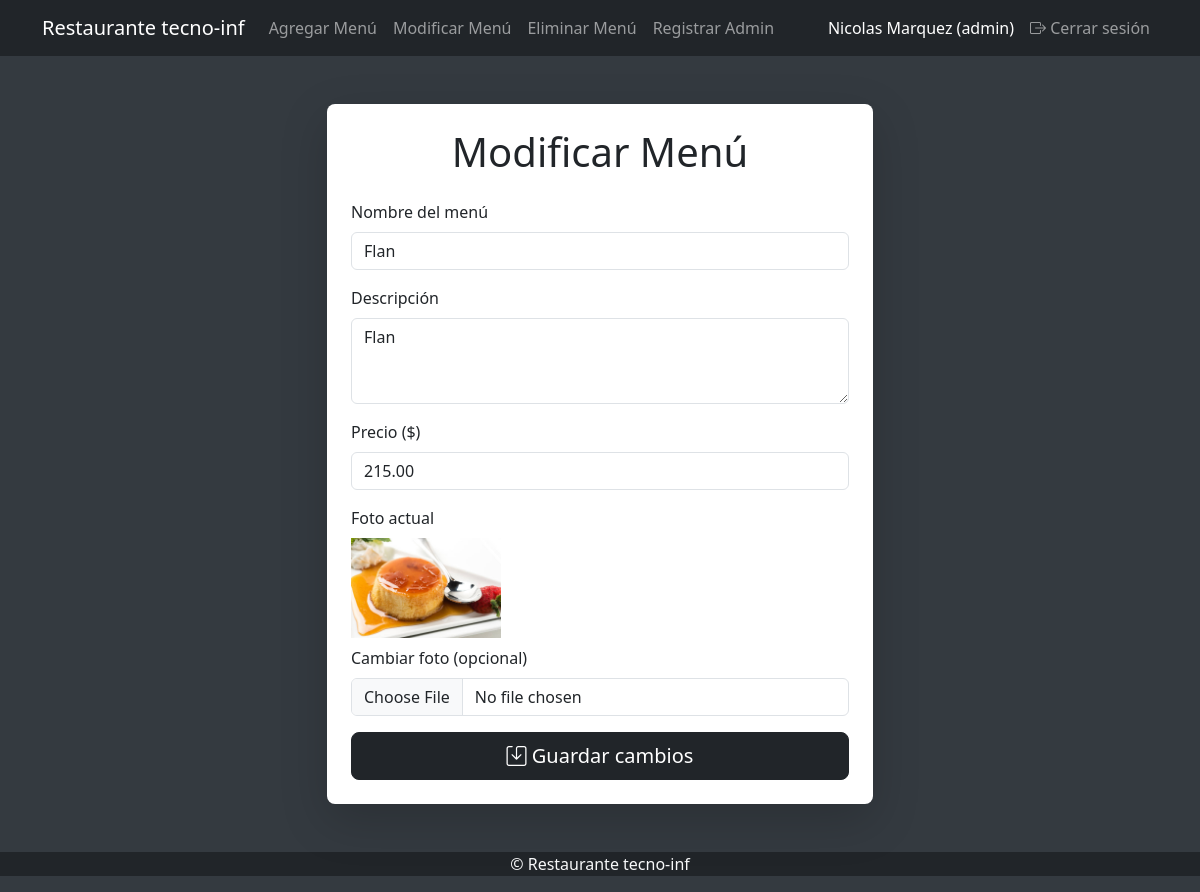
Page /admin/modificar_menu.php?id=11 (signed in) on the committed database.
### tables this page shows
CREATE TABLE `menu` (
  `id` int NOT NULL AUTO_INCREMENT,
  `nombre` varchar(255) NOT NULL,
  `descripcion` varchar(255) DEFAULT NULL,
  `foto` varchar(255) DEFAULT NULL,
  `precio` decimal(10,2) NOT NULL,
  PRIMARY KEY (`id`)
);

### admin/modificar_menu.php (the view, shortened to what this page needs)
<?php
include $_SERVER['DOCUMENT_ROOT'] . '/bd.php';
    ?>
    <?php
$id = $_GET['id'];
$stmt = $conexion->prepare("SELECT * FROM menu WHERE id = :id");
$stmt->execute([':id' => $id]);
$menu = $stmt->fetch(PDO::FETCH_ASSOC);
?>
<!DOCTYPE html>
<html lang="es">
<head>
    <link href="https://cdn.jsdelivr.net/npm/bootstrap@5.3.2/dist/css/bootstrap.min.css" rel="stylesheet">
    <link href="https://cdn.jsdelivr.net/npm/bootstrap-icons@1.10.5/font/bootstrap-icons.css" rel="stylesheet">
</head>
<body>
    <?php include $_SERVER['DOCUMENT_ROOT'] . '/navbar.php'; ?>
    <div class="container py-5">
        <div class="row justify-content-center">
            <div class="col-lg-6">
                <div class="card shadow-lg border-0 rounded-3">
                    <div class="card-body p-4">
                        <h1 class="text-center mb-4">Modificar Menú</h1>
                        <form action="modificar_menu.php?id=<?php echo $id; ?>" method="post" enctype="multipart/form-data">
                            <div class="mb-3">
                                <label for="nombre" class="form-label">Nombre del menú</label>
                                <input type="text" class="form-control" id="nombre" name="nombre" value="<?php echo htmlspecialchars($menu['nombre']); ?>" required>
                            </div>
                            <div class="mb-3">
                                <label for="descripcion" class="form-label">Descripción</label>
                                <textarea class="form-control" id="descripcion" name="descripcion" rows="3" required><?php echo htmlspecialchars($menu['descripcion']); ?></textarea>
                            </div>
                            <div class="mb-3">
                                <label for="precio" class="form-label">Precio ($)</label>
                                <input type="number" class="form-control" id="precio" name="precio" step="0.01" min="0" value="<?php echo htmlspecialchars($menu['precio']); ?>" required>
                            </div>
                            <div class="mb-3">
                                <label for="foto" class="form-label">Foto actual</label><br>
                                <img src="/<?php echo $menu['foto']; ?>" alt="Foto actual" style="max-width:150px;"><br>
                                <label for="foto" class="form-label mt-2">Cambiar foto (opcional)</label>
                                <input class="form-control" type="file" id="foto" name="foto" accept="image/*">
                            </div>
                            <div class="d-grid">
                                <button type="submit" class="btn btn-dark btn-lg">
                                    <i class="bi bi-save"></i> Guardar cambios
                                </button>
                            </div>
                        </form>
                    </div>
                </div>
            </div>
        </div>
    </div>
    <?php include $_SERVER['DOCUMENT_ROOT'] . '/footer.php'; ?>
</body>
</html>

### admin/modificar_menu.php (style rules this page uses)
body { background-color: #343a40 !important; }

### rows in the picture
menu: nombre "Flan", descripcion "Flan", precio "215.00", foto (picture)

### other values in the picture
$_SESSION['usuario'] "Nicolas Marquez"
$_SESSION['tipo'] "admin"
